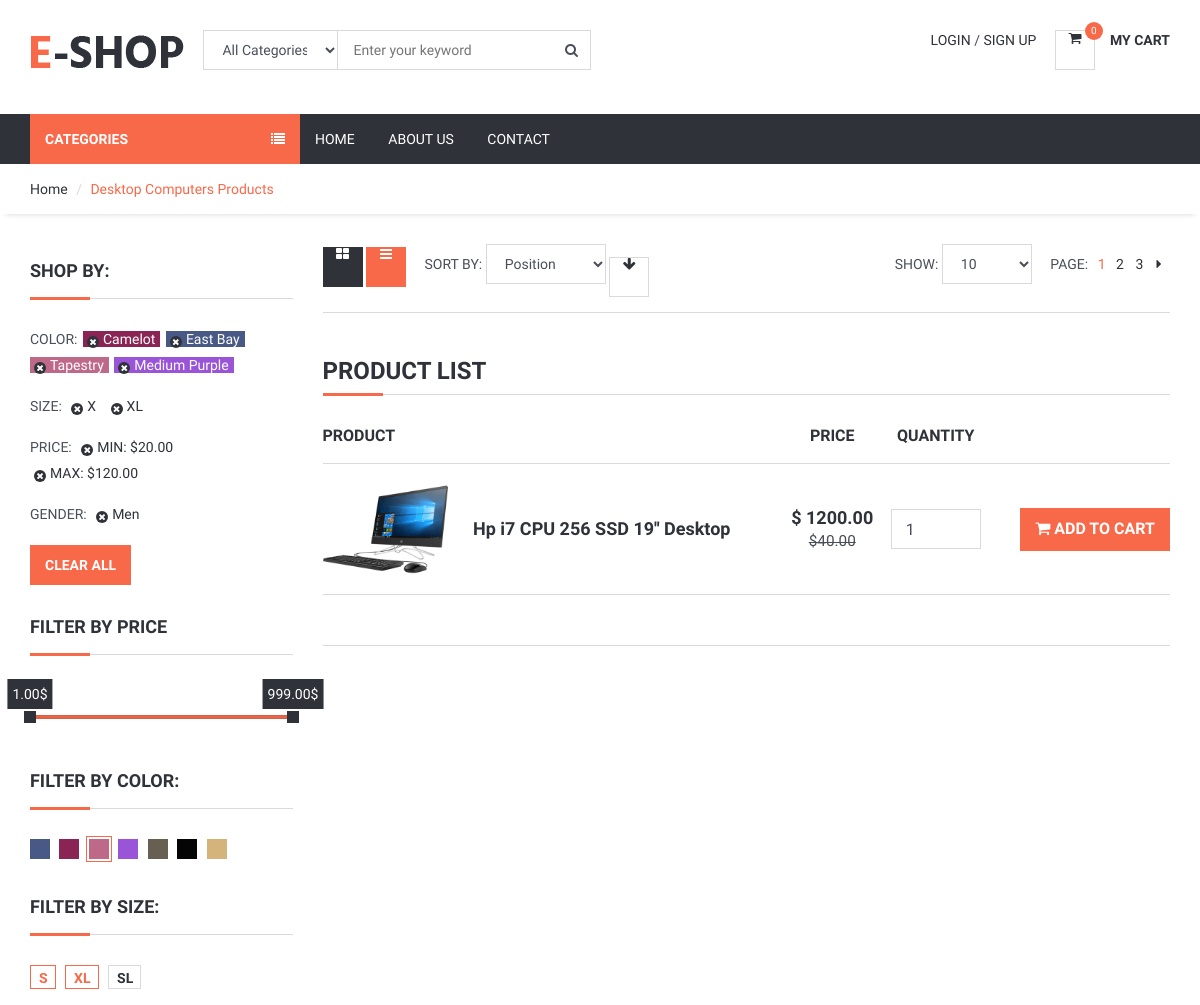
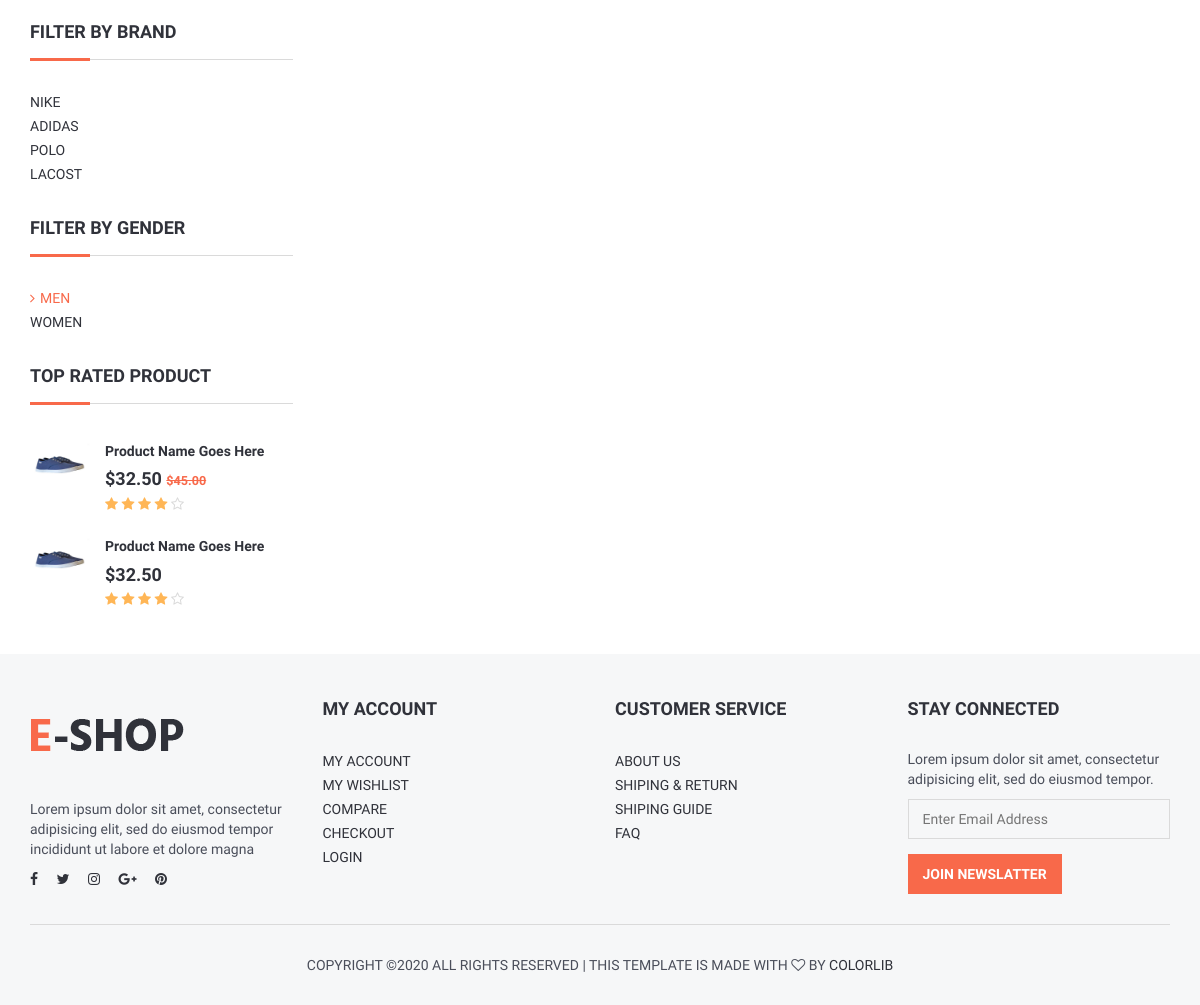
The app's page /category/7/desktop-computers with its own data (2 pictures, top to bottom).
### product/models.py (models this page shows, shortened)
class Category(MPTTModel):
    STATUS = (
        ('True', 'True'),
        ('False', 'False'),
    )
    parent = TreeForeignKey('self', blank=True, null=True, related_name='children', on_delete=models.CASCADE)
    title = models.CharField(max_length=50)
    keywords = models.CharField(max_length=255)
    description = models.TextField(max_length=255)
    image = models.ImageField(blank=True, upload_to='images/')
    status = models.CharField(max_length=10, choices=STATUS)
    slug = models.SlugField(null=False, unique=True)
    create_at = models.DateTimeField(auto_now_add=True)
    update_at = models.DateTimeField(auto_now=True)
    class MPTTMeta:
        order_insertion_by = ['title']

class Product(models.Model):
    STATUS = (
        ('True', 'True'),
        ('False', 'False'),
    )
    VARIANTS = (
        ('None', 'None'),
        ('Size', 'Size'),
        ('Color', 'Color'),
        ('Size-Color', 'Size-Color'),
    )
    category = models.ForeignKey(Category, on_delete=models.CASCADE)
    title = models.CharField(max_length=150)
    keywords = models.CharField(max_length=255)
    description = models.TextField(max_length=255)
    image = models.ImageField(upload_to='images/', null=False)
    price = models.DecimalField(max_digits=12, decimal_places=2, default=0)
    amount = models.IntegerField(default=0)
    minamount = models.IntegerField(default=3)
    variant = models.CharField(max_length=10, choices=VARIANTS, default='None')
    detail = RichTextUploadingField()
    slug = models.SlugField(null=False, unique=True)
    status = models.CharField(max_length=10, choices=STATUS)
    create_at = models.DateTimeField(auto_now_add=True)
    update_at = models.DateTimeField(auto_now=True)

### home/views.py (the view)
# urls.py: path('category/<int:id>/<slug:slug>', views.category_products, name='category_products'),
def category_products(request, id, slug):
    catdata = Category.objects.get(pk=id)
    products = Product.objects.filter(category_id=id)
    try:
        products = Product.objects.raw(
            'SELECT id, price, amount, image, variant FROM product_product WHERE category_id=%s ', [id])
    except:
        pass
    context = {'products': products,
               'catdata': catdata
               }
    return render(request, 'category_products.html', context)

### home/templatetags/myapptags.py (called while the page is built)
@register.simple_tag
def shopcartcount(userid):
    count = ShopCart.objects.filter(user_id=userid).count()
    return count

### home/templates/category_products.html (shortened to what this page needs)
{% extends 'homebase.html' %}
{% block sidebar %} {% include 'sidebar.html' %} {% endblock %}
{% block body %}
	<div id="breadcrumb">
		<div class="container">
			<ul class="breadcrumb">
				<li><a href="/">Home</a></li>
				<li class="active">{{ catdata.title }} Products </li>
			</ul>
		</div>
	</div>
	<div class="section">
		<div class="container">
			<div class="row">
				<div id="aside" class="col-md-3">
					<div class="aside">
						<h3 class="aside-title">Shop by:</h3>
						<ul class="filter-list">
							<li><span class="text-uppercase">color:</span></li>
							<li><a href="#" style="color:#FFF; background-color:#8A2454;">Camelot</a></li>
							<li><a href="#" style="color:#FFF; background-color:#475984;">East Bay</a></li>
							<li><a href="#" style="color:#FFF; background-color:#BF6989;">Tapestry</a></li>
							<li><a href="#" style="color:#FFF; background-color:#9A54D8;">Medium Purple</a></li>
						</ul>
						<ul class="filter-list">
							<li><span class="text-uppercase">Size:</span></li>
							<li><a href="#">X</a></li>
							<li><a href="#">XL</a></li>
						</ul>
						<ul class="filter-list">
							<li><span class="text-uppercase">Price:</span></li>
							<li><a href="#">MIN: $20.00</a></li>
							<li><a href="#">MAX: $120.00</a></li>
						</ul>
						<ul class="filter-list">
							<li><span class="text-uppercase">Gender:</span></li>
							<li><a href="#">Men</a></li>
						</ul>
						<button class="primary-btn">Clear All</button>
					</div>
					<div class="aside">
						<h3 class="aside-title">Filter by Price</h3>
						<div id="price-slider"></div>
					</div>
					<div class="aside">
						<h3 class="aside-title">Filter By Color:</h3>
						<ul class="color-option">
							<li><a href="#" style="background-color:#475984;"></a></li>
							<li><a href="#" style="background-color:#8A2454;"></a></li>
							<li class="active"><a href="#" style="background-color:#BF6989;"></a></li>
							<li><a href="#" style="background-color:#9A54D8;"></a></li>
							<li><a href="#" style="background-color:#675F52;"></a></li>
							<li><a href="#" style="background-color:#050505;"></a></li>
							<li><a href="#" style="background-color:#D5B47B;"></a></li>
						</ul>
					</div>
					<div class="aside">
						<h3 class="aside-title">Filter By Size:</h3>
						<ul class="size-option">
							<li class="active"><a href="#">S</a></li>
							<li class="active"><a href="#">XL</a></li>
							<li><a href="#">SL</a></li>
						</ul>
					</div>
					<div class="aside">
						<h3 class="aside-title">Filter by Brand</h3>
						<ul class="list-links">
							<li><a href="#">Nike</a></li>
							<li><a href="#">Adidas</a></li>
							<li><a href="#">Polo</a></li>
							<li><a href="#">Lacost</a></li>
						</ul>
					</div>
					<div class="aside">
						<h3 class="aside-title">Filter by Gender</h3>
						<ul class="list-links">
							<li class="active"><a href="#">Men</a></li>
							<li><a href="#">Women</a></li>
						</ul>
					</div>
					<div class="aside">
						<h3 class="aside-title">Top Rated Product</h3>
						<div class="product product-widget">
							<div class="product-thumb">
								<img src="./img/thumb-product01.jpg" alt="">
							</div>
							<div class="product-body">
								<h2 class="product-name"><a href="#">Product Name Goes Here</a></h2>
								<h3 class="product-price">$32.50 <del class="product-old-price">$45.00</del></h3>
								<div class="product-rating">
									<i class="fa fa-star"></i>
									<i class="fa fa-star"></i>
									<i class="fa fa-star"></i>
									<i class="fa fa-star"></i>
									<i class="fa fa-star-o empty"></i>
								</div>
							</div>
						</div>
						<div class="product product-widget">
							<div class="product-thumb">
								<img src="./img/thumb-product01.jpg" alt="">
							</div>
							<div class="product-body">
								<h2 class="product-name"><a href="#">Product Name Goes Here</a></h2>
								<h3 class="product-price">$32.50</h3>
								<div class="product-rating">
									<i class="fa fa-star"></i>
									<i class="fa fa-star"></i>
									<i class="fa fa-star"></i>
									<i class="fa fa-star"></i>
									<i class="fa fa-star-o empty"></i>
								</div>
							</div>
						</div>
					</div>
				</div>
				<div id="main" class="col-md-9">
					<div class="store-filter clearfix">
						<div class="pull-left">
							<div class="row-filter">
								<a href="#"><i class="fa fa-th-large"></i></a>
								<a href="#" class="active"><i class="fa fa-bars"></i></a>
							</div>
							<div class="sort-filter">
								<span class="text-uppercase">Sort By:</span>
								<select class="input">
										<option value="0">Position</option>
									</select>
								<a href="#" class="main-btn icon-btn"><i class="fa fa-arrow-down"></i></a>
							</div>
						</div>
						<div class="pull-right">
							<div class="page-filter">
								<span class="text-uppercase">Show:</span>
								<select class="input">
										<option value="0">10</option>
									</select>
							</div>
							<ul class="store-pages">
								<li><span class="text-uppercase">Page:</span></li>
								<li class="active">1</li>
								<li><a href="#">2</a></li>
								<li><a href="#">3</a></li>
								<li><a href="#"><i class="fa fa-caret-right"></i></a></li>
							</ul>
						</div>
					</div>
					<div id="store">
						<div class="row">
                            <div class="col-md-12">
						<div class="order-summary clearfix">
							<div class="section-title">
								<h3 class="title">Product List</h3>
							</div>
							<table class="shopping-cart-table table">
								<thead>
									<tr>
										<th>Product</th>
										<th></th>
										<th class="text-center">Price</th>
										<th class="text-center">Quantity</th>
										<th class="text-right"></th>
									</tr>
								</thead>
								<tbody>
                                {% for rs in products %}
									<tr>
										<td class="thumb"><a href="{% url 'product_detail' rs.id rs.slug %}">
                                            <img src="{{ rs.image.url }}" alt="" style="height: 100px">
                                        </a></td>
										<td class="details"> <a href="{% url 'product_detail' rs.id rs.slug %}">{{ rs.title }}</a>	</td>
										<td class="price text-center"><strong>$ {{ rs.price }}</strong><br><del class="font-weak"><small>$40.00</small></del></td>
										<td class="qty text-center"><input class="input" type="number" value="1"></td>
										<td class="text-right"><a href="{% url "addtoshopcart" rs.id  %}" class="primary-btn add-to-cart"><i class="fa fa-shopping-cart"></i> Add to Cart</a></td>
									</tr>
                                    {% endfor %}
								</tbody>
							</table>
						</div>
					</div>
						</div>
					</div>
				</div>
			</div>
		</div>
	</div>
{% endblock %}

### records on screen
Category: title "Desktop Computers"
Product: image (picture), title "Hp i7 CPU 256 SSD 19'' Desktop", price "1200.00"

### other values on screen
{{ count }} "0"
